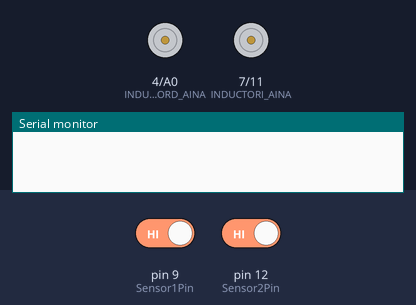
The sketch below on a simulated Arduino Uno, built with avr-gcc and run on an emulated ATmega328P. On the bench: motor-driver pin pairs drawn as motors (green arrow = first pin HIGH = forward, orange = second pin HIGH = backward, longer = more drive, scaled by the enable pin), the last lines printed to the serial monitor. The inputs (shaded band) are chosen by the test bench; at power-on: pin 9 (Sensor1Pin) HIGH, pin 12 (Sensor2Pin) HIGH.

Above: at 1.2 s.
1.3 s: pin 9 (Sensor1Pin) driven LOW
At 1.77 s:
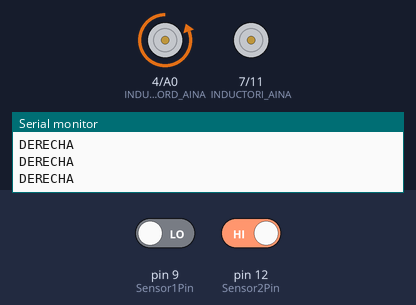
4.3 s: pin 12 (Sensor2Pin) driven LOW
At 5.4 s:
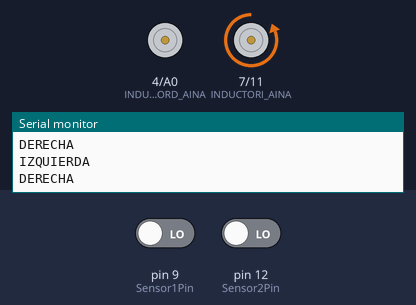
7.3 s: pin 9 (Sensor1Pin) driven HIGH
At 7.78 s:
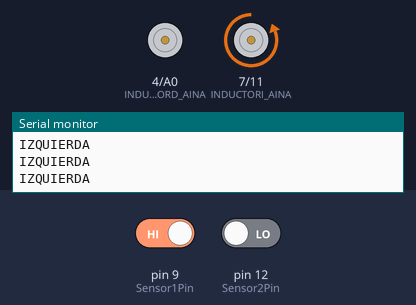
10.3 s: pin 12 (Sensor2Pin) driven HIGH
At 11.6 s:
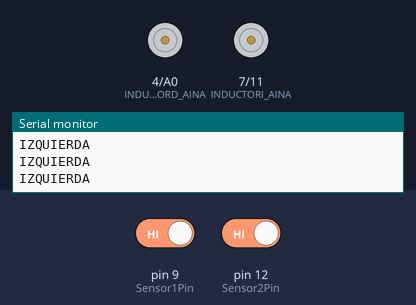
Timing chart, 0 to 12.8 s (numbered marks = the images above; inputs shaded):
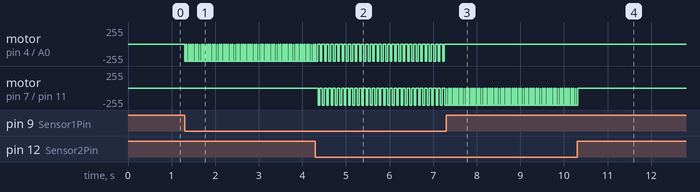

The sketch:

ACCELERADOR_AR.ino
```cpp
const int Sensor1Pin = 9;     // the number of the pushbutton pin
const int Sensor2Pin =  12;      // the number of the LED pin

#define INDUCTORD_AINA    4
#define INDUCTORD_AINB    A0
#define INDUCTORD_PWM     5

#define INDUCTORI_AINA    7
#define INDUCTORI_AINB    11
#define INDUCTORI_PWM     6


int Sensor1State;
int Sensor2State;

static int motord, motori;

void setup() {
  Serial.begin(9600);

  pinMode(Sensor1Pin, INPUT);
  pinMode(Sensor2Pin, INPUT);

  digitalWrite(Sensor1Pin,HIGH);
  digitalWrite(Sensor2Pin,HIGH);


  pinMode(INDUCTORD_AINA, OUTPUT);
  pinMode(INDUCTORD_AINB, OUTPUT);
  pinMode(INDUCTORI_AINA, OUTPUT);
  pinMode(INDUCTORI_AINB, OUTPUT);

  pinMode(INDUCTORI_PWM, OUTPUT);
  pinMode(INDUCTORD_PWM, OUTPUT);

  analogWrite(INDUCTORI_PWM,0);
  analogWrite(INDUCTORD_PWM,0);

     digitalWrite(INDUCTORD_AINA,LOW);
     digitalWrite(INDUCTORD_AINB,LOW);

     digitalWrite(INDUCTORI_AINA,LOW);
     digitalWrite(INDUCTORI_AINB,LOW);

     analogWrite(INDUCTORD_PWM,0);
     analogWrite(INDUCTORI_PWM,0);
}

void loop() {

  Sensor1State = digitalRead(Sensor1Pin);
  Sensor2State = digitalRead(Sensor2Pin);


  //Serial.print(Sensor1State);
  //Serial.print(',');
  //Serial.println(Sensor2State);

  if(!Sensor1State)
  {

     digitalWrite(INDUCTORD_AINA,LOW);
     digitalWrite(INDUCTORD_AINB,HIGH);
     analogWrite(INDUCTORD_PWM,255);
     delay(40);
     digitalWrite(INDUCTORD_AINA,HIGH);
     digitalWrite(INDUCTORD_AINB,HIGH);
     analogWrite(INDUCTORD_PWM,0);
     delay(10);
     digitalWrite(INDUCTORD_AINA,LOW);
     digitalWrite(INDUCTORD_AINB,LOW);
     Serial.println("DERECHA");

  }

 if(!Sensor2State)
  {

     digitalWrite(INDUCTORI_AINA,LOW);
     digitalWrite(INDUCTORI_AINB,HIGH);
     analogWrite(INDUCTORI_PWM,255);
     delay(40);
     digitalWrite(INDUCTORI_AINA,HIGH);
     digitalWrite(INDUCTORI_AINB,HIGH);
     analogWrite(INDUCTORI_PWM,0);
     delay(10);
     digitalWrite(INDUCTORI_AINA,LOW);
     digitalWrite(INDUCTORI_AINB,LOW);
     Serial.println("IZQUIERDA");


  }

}
```

Measured:
- after the input at 1.3 s, motor on pin 4 (INDUCTORD_AINA) / A0 (INDUCTORD_AINB): alternates backward 255/255 for 0.04 s and stopped for 0.01 s, starting at once
- after the input at 4.3 s, motor on pin 4 (INDUCTORD_AINA) / A0 (INDUCTORD_AINB): alternates backward 255/255 for 0.04 s and stopped for 0.06 s, starting after 0.11 s; motor on pin 7 (INDUCTORI_AINA) / pin 11 (INDUCTORI_AINB): alternates backward 255/255 for 0.04 s and stopped for 0.06 s, starting after 0.06 s
- after the input at 7.3 s, motor on pin 4 (INDUCTORD_AINA) / A0 (INDUCTORD_AINB): stops changing and stays stopped; motor on pin 7 (INDUCTORI_AINA) / pin 11 (INDUCTORI_AINB): alternates backward 255/255 for 0.04 s and stopped for 0.01 s, starting at once
- after the input at 10.3 s, motor on pin 7 (INDUCTORI_AINA) / pin 11 (INDUCTORI_AINB): goes on until 10.3 s, then stays stopped
